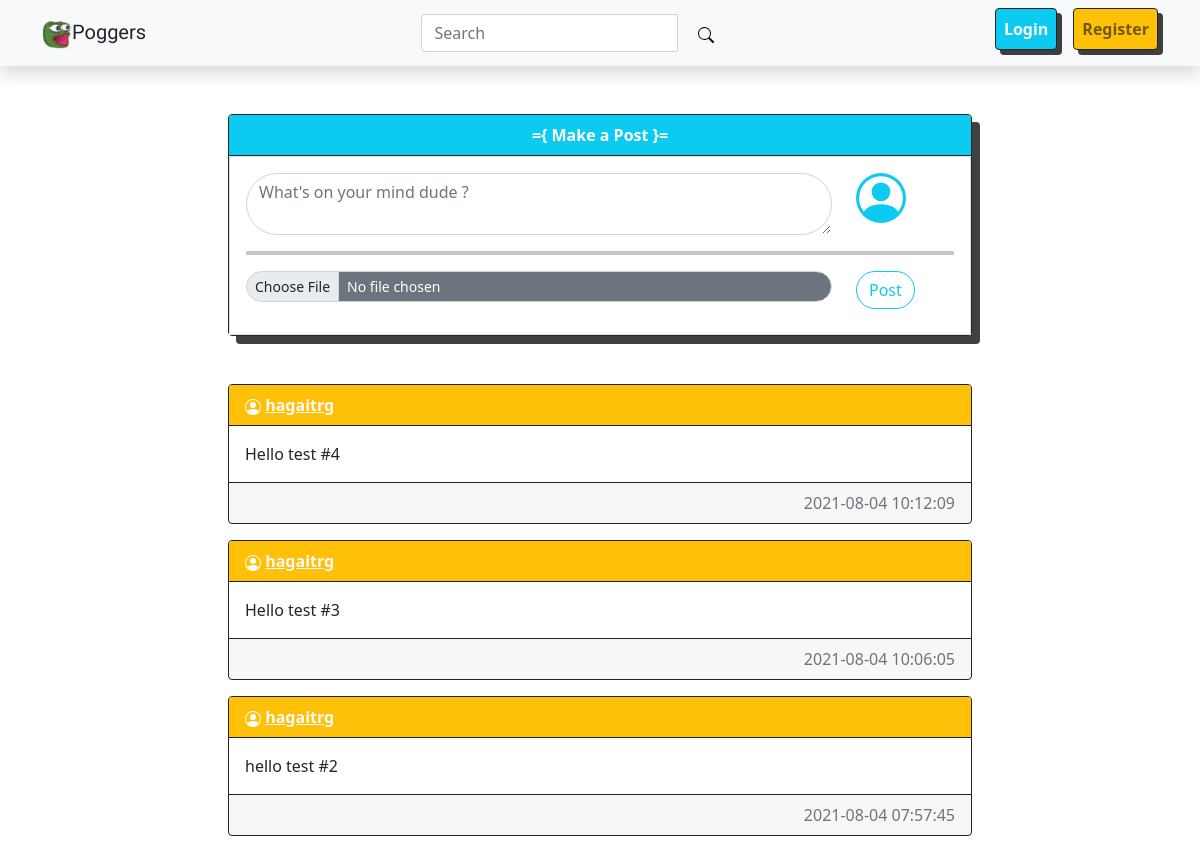
Page /home on the earlier database version.
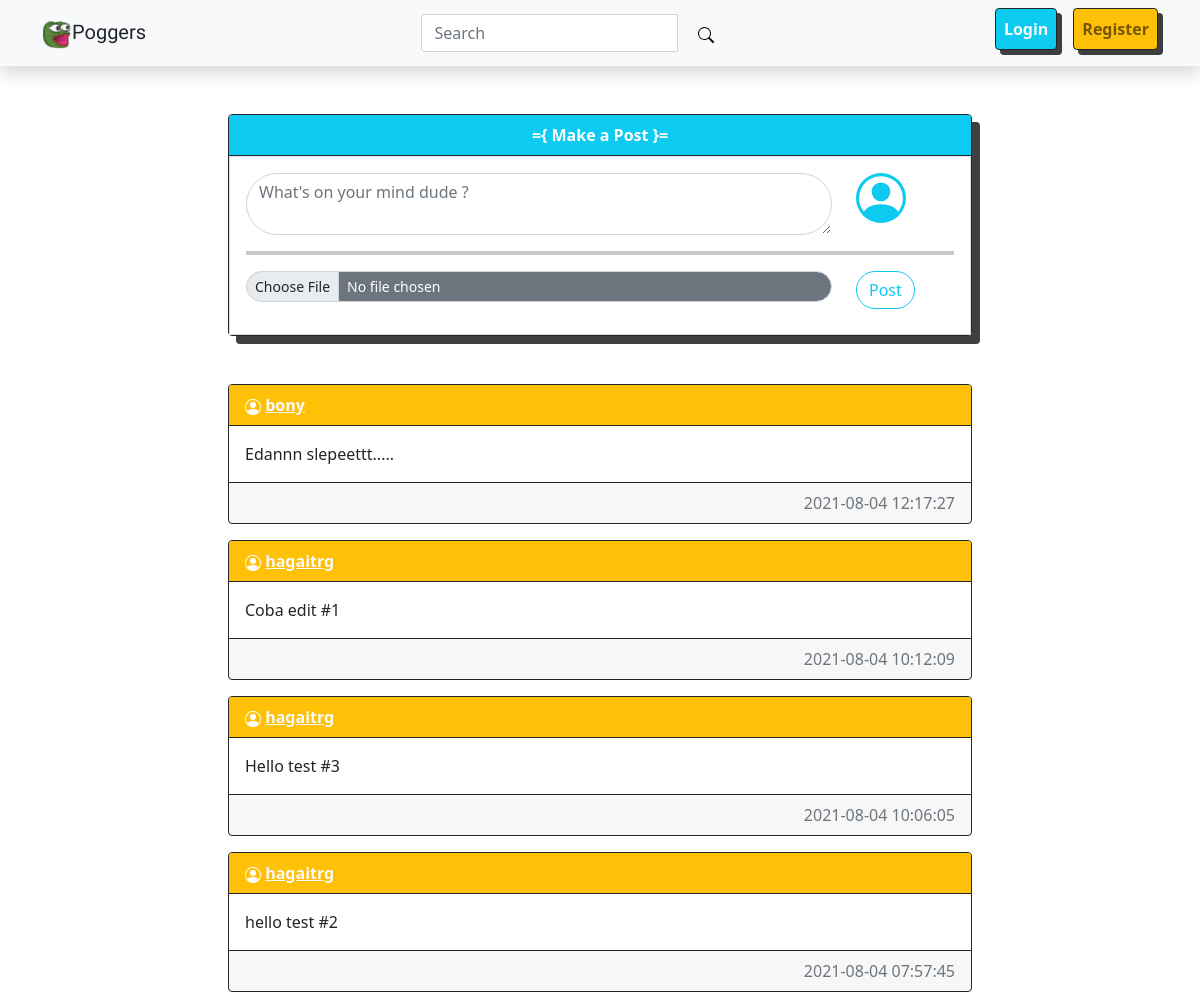
Same page on the later database version.
### website/models.py (models this page shows)
class Posts(db.Model):
    id = db.Column(db.Integer, primary_key=True)
    post = db.Column(db.Text, nullable=False)
    author = db.Column(db.Integer, db.ForeignKey('user.id', ondelete="CASCADE"), nullable=False)
    date_created = db.Column(db.DateTime(timezone=True), default=func.now())

class User(db.Model, UserMixin):
    id = db.Column(db.Integer, primary_key=True)
    email =db.Column(db.String(150), unique = True)
    name = db.Column(db.String(150), unique=True)
    password = db.Column(db.String(150))
    date_created = db.Column(db.DateTime(timezone=True), default=func.now())
    posts = db.relationship('Posts', backref='user', passive_deletes=True)

### website/views.py (the view)
@views.route("/")
@views.route("/home")
def home():
    posts = Posts.query.order_by(Posts.date_created.desc())
    return render_template("home.html", user = current_user, posts = posts)

### website/templates/home.html (shortened to what this page needs)
{% extends "base.html" %} {% block title %}Poggers - Home{% endblock %} {% block content %}
<div class="d-flex justify-content-center">
  <div class="col-sm-8">
    <div class="card rounded-start border border-dark card-post mb-5">
      <div class="card-header bg-info border-dark text-center text-white"><strong>={ Make a Post }=</strong></div>
      <div class="card-body border">
        <form method="POST" action="/create-post">
          <div class="row">
            <div class="col-sm-10">
              <textarea class="form-control rounded-pill" placeholder="What's on your mind dude ?" id="post" name="post" rows="2" required></textarea>
            </div>
            <div class="col-sm-2">
            </div>
          </div>
          <hr class="border border-2 border-dark" />
          <div class="row">
            <div class="col-sm-10 mb-2">
              <input class="form-control form-control-sm mb-2 rounded-pill bg-secondary text-white" id="formFileSm" type="file" />
            </div>
            <div class="col-sm-2"><button type="submit" class="btn btn-outline-info rounded-pill">Post</button></div>
          </div>
        </form>
      </div>
    </div>
    {% for post in posts %}
    <div class="card rounded-start border border-dark mb-3">
      <div class="card-header bg-warning border-dark text-left text-white d-flex justify-content-between align-item-center">
        <strong
          >
          <a href="/posts/{{post.user.name}}" class="text-light">{{post.user.name}}</a></strong
        >
      </div>
      <div class="card-body">
        <p class="card-text">{{post.post}}</p>
      </div>
      <div class="card-footer text-muted border-dark text-end">{{post.date_created}}</div>
    </div>
    {% endfor %}
  </div>
</div>
{% endblock %}

### website/templates/base.html (shortened to what this page needs)
<!DOCTYPE html>
<html lang="en">
  <head>
    <link href="https://cdn.jsdelivr.net/npm/bootstrap@5.0.2/dist/css/bootstrap.min.css" rel="stylesheet" />
    <link rel="stylesheet" type="text/css" href="{{ url_for('static',filename='css/style.css') }}" />
  </head>
  <body>
    <nav class="navbar navbar-expand-lg navbar-light bg-light shadow">
      <div class="container">
        <div class="d-flex justify-content-start">
          <a class="navbar-brand text-dark app-name" href="/"> <img src="{{ url_for('static',filename='img/logo.png') }}" alt="" width="30" height="30" class="d-inline-block align-text-top" />Poggers</a>
        </div>
        <div class="d-flex justify-content-center">
          <form class="d-flex">
            <div class="input-group">
              <input class="form-control me-2" type="search" placeholder="Search" aria-label="Search" />
              <span class="input-group-btn">
                <button class="btn btn-light" type="submit">
                </button>
              </span>
            </div>
          </form>
        </div>
        <div class="d-flex justify-content-end">
          <div class="collapse navbar-collapse" id="navbarNav">
            {% if user.is_authenticated %}
            <div class="btn-group">
              <button type="button" class="btn btn-light dropdown-toggle" data-bs-toggle="dropdown" aria-expanded="false">
                <svg xmlns="http://www.w3.org/2000/svg" width="16" height="16" fill="currentColor" class="bi bi-person" viewBox="0 0 16 16">
                  <path d="M8 8a3 3 0 1 0 0-6 3 3 0 0 0 0 6zm2-3a2 2 0 1 1-4 0 2 2 0 0 1 4 0zm4 8c0 1-1 1-1 1H3s-1 0-1-1 1-4 6-4 6 3 6 4zm-1-.004c-.001-.246-.154-.986-.832-1.664C11.516 10.68 10.289 10 8 10c-2.29 0-3.516.68-4.168 1.332-.678.678-.83 1.418-.832 1.664h10z" />
                </svg>
                {{user.name}}
              </button>
              <ul class="dropdown-menu">
                <li><a class="dropdown-item" href="/posts/{{user.name}}">My Posts</a></li>
                <li><a class="dropdown-item" href="/logout">Logout</a></li>
              </ul>
            </div>
            {% else %}
            <ul class="navbar-nav ms-auto">
              <li class="nav-item me-2 ms-2">
                <a class="nav-link btn btn-info text-light border border-dark auth-button mb-2" href="/login"><strong>Login</strong></a>
              </li>
              <li class="nav-item ms-2">
                <a class="nav-link btn btn-warning border border-dark auth-button mb-2" href="/register"><strong>Register</strong></a>
              </li>
            </ul>
            {% endif %}
          </div>
        </div>
      </div>
    </nav>
    <div class="container mt-5">{% block content %}{% endblock %}</div>
  </body>
</html>

### website/static/css/style.css (style rules this page uses)
.app-name, .my-post { font-family: "Sigmar One", cursive; }
.auth-button { -webkit-box-shadow: 5px 5px 0px 0px rgba(0, 0, 0, 0.75); -moz-box-shadow: 5px 5px 0px 0px rgba(0, 0, 0, 0.75); box-shadow: 5px 5px 0px 0px rgba(0, 0, 0, 0.75); }
.card-post { -webkit-box-shadow: 8px 8px 0px 0px rgba(0, 0, 0, 0.75); -moz-box-shadow: 8px 8px 0px 0px rgba(0, 0, 0, 0.75); box-shadow: 8px 8px 0px 0px rgba(0, 0, 0, 0.75); }

Differences in the rows shown:
added Posts: user.name "bony", post "Edannn slepeettt.....", date_created "2021-08-04 12:17:27"
changed Posts: post "Hello test #4" → "Coba edit #1"
